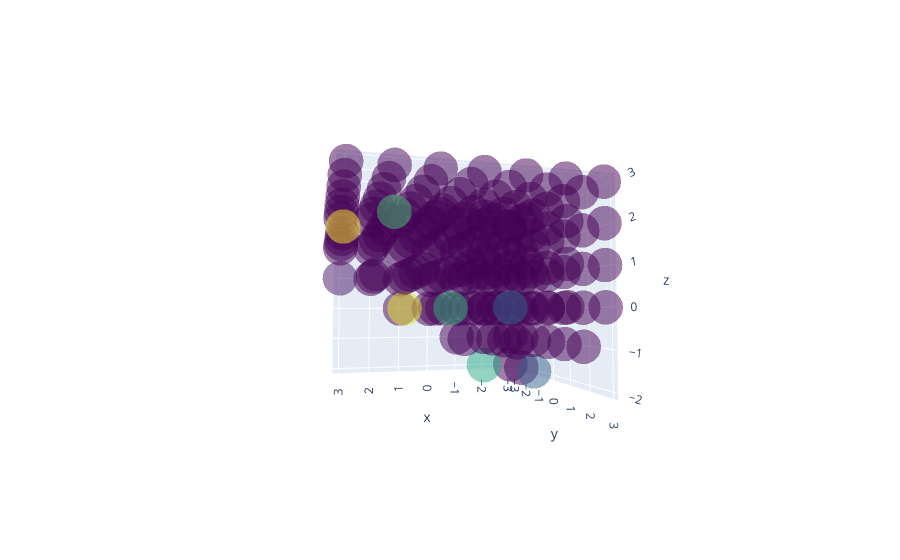

Source (notebook cell):
### Code cell
fig.add_trace(
go.Mesh3d(x=new_x, y=new_y, z=new_z, color='lightpink', opacity=0.50)
    )
fig.show()
# fig.add_trace(

# # go.Scatter3d(x=x,y=y,z=z,
# #     mode='markers',
# #     marker=dict(
# #         size=w,
# #         size_max=18,
# #         color=w,                # set color to an array/list of desired values
# #         colorscale='Viridis',   # choose a colorscale
# #        opacity=0.8
# # 
# #     )
# # )
# )

### Figure 1 — Plotly figure (JSON) as saved in the notebook; plotly's stock layout.template omitted (floating-point values rounded to 4 significant figures; data arrays with more than 128 entries replaced by an {"elided": "..."} marker saying what was removed)
{"data": [{"marker": {"color": {"elided": "175 float values"}, "colorscale": [[0, "#440154"], [0.1111, "#482878"], [0.2222, "#3e4989"], [0.3333, "#31688e"], [0.4444, "#26828e"], [0.5556, "#1f9e89"], [0.6667, "#35b779"], [0.7778, "#6ece58"], [0.8889, "#b5de2b"], [1, "#fde725"]], "opacity": 0.5, "size": 12}, "mode": "markers", "type": "scatter3d", "x": {"elided": "175 int values"}, "y": {"elided": "175 int values"}, "z": {"elided": "175 int values"}}, {"color": "lightpink", "opacity": 0.5, "type": "mesh3d", "x": {"elided": "1000 float values"}, "y": {"elided": "1000 float values"}, "z": {"elided": "1000 float values"}}, {"color": "lightpink", "opacity": 0.5, "type": "mesh3d", "x": {"elided": "6x6x5 int values"}, "y": {"elided": "6x6x5 int values"}, "z": {"elided": "6x6x5 int values"}}], "layout": {"autosize": true, "scene": {"aspectmode": "auto", "aspectratio": {"x": 1.063, "y": 1.063, "z": 0.8855}, "camera": {"center": {"x": 0, "y": 0, "z": 0}, "eye": {"x": 0.5419, "y": 2.094, "z": -0.09971}, "projection": {"type": "perspective"}, "up": {"x": 0, "y": 0, "z": 1}}}}}
